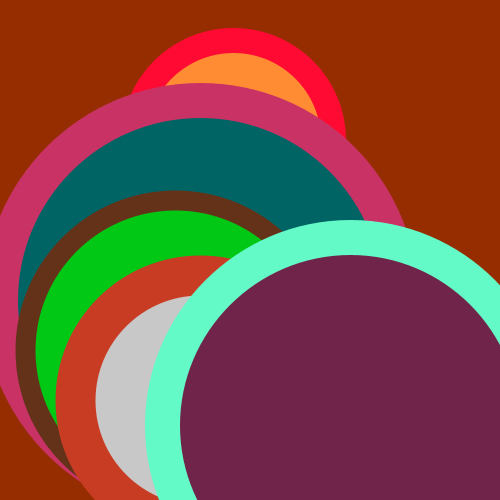
Frame 1 (no input)
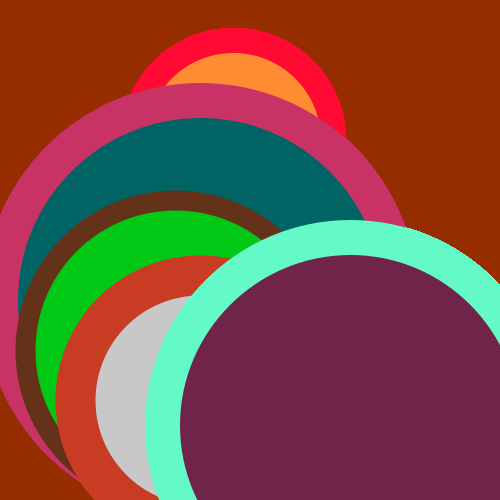
Frame 60 (the mouse pressed at the canvas centre just before this capture)
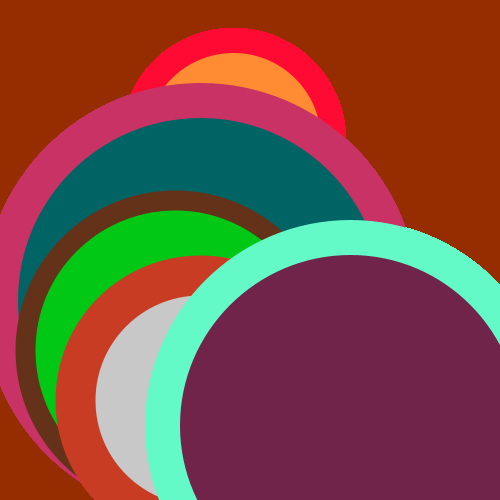
Frame 120 (the mouse held since frame 60 and released just before this capture)

The Processing sketch that drew these frames (run headless with seeded random() and noise(); from frame 60 on, the mouse is pressed at the canvas centre):

// Processing sketch: processing_20545
// ── processing_20545.pde

void setup() {
  size(500,500);
  smooth();
  background(150,45,0);
}


void draw(){

  strokeWeight(25);
  stroke(5000,10,50);
  fill(255,140,50);
  ellipse(233,140,200,200);
  
  strokeWeight(35);
  stroke(200,50,100);
  fill(0,100,100);
  ellipse(200,300,400,400);
  
  strokeWeight(20);
  stroke(100,50,25);
  fill(0,200,20);
  ellipse(175, 350, 300,300);
  
  strokeWeight(40);
  stroke(200,60,35);
  fill(200,200,200);
  ellipse(200,400, 250,250);
  
  strokeWeight(35);
  stroke(100,250,200);
  fill(112,36,73);
  ellipse(350,425, 375,375);
}
